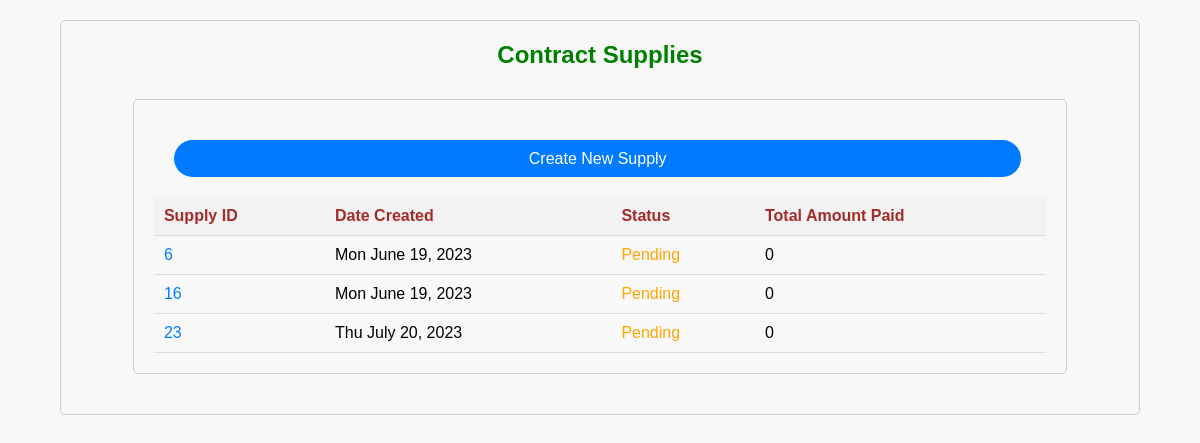
Screenshot of /profiles/contractSupplies.php?contractId=5 (signed in) with the database file from the repository.
### tables this page shows
CREATE TABLE `supply` (
  `supplyId` int(11) NOT NULL,
  `contractId` int(11) DEFAULT NULL,
  `dateCreated` timestamp NOT NULL DEFAULT current_timestamp(),
  `status` varchar(32) DEFAULT NULL
);

### configuration.php (called while the page is built)
<?php
$config = [
	'db_host' => 'localhost',
	'db_username' => 'root',
	'db_password' => '',
	'db_name' => 'drug_dispenser'
];
?>

### database.php (called while the page is built, shortened)
<?php
class Database {
	private $host;
	private $username;
	private $password;
	private $database;
	private $connection;
	public function __construct() {
		require_once 'configuration.php';
		$this->host = $config['db_host'];
		$this->username = $config['db_username'];
		$this->password = $config['db_password'];
		$this->database = $config['db_name'];
	}
	private function connect() {
		$this->connection = new mysqli($this->host, $this->username, $this->password, $this->database);
	}
	public function queryData($query, $values) {
		if (count($values) > 0) {
			$statement = $this->connection->prepare($query);
			$statement->bind_param(str_repeat('s', count($values)), ...$values);
			$statement->execute();
			$result = $statement->get_result();
			$rows = $result->fetch_all(MYSQLI_ASSOC);
		} else {
			$result = $this->connection->query($query);
			$rows = $result->fetch_all(MYSQLI_ASSOC);
		}
		return $rows;
	}
}
?>

### profiles/contractSupplies.php (the view, shortened to what this page needs)
<?php
require_once('../database.php');
?>
<!DOCTYPE html>
<html>
<head>
    <link rel = "stylesheet" href = "styles.css" type = "text/css">
</head>
<body>
    <div class = "container">
    <h2>Contract Supplies</h2>
<?php
if (isset($_GET['contractId'])) {
	$contractId = $_GET['contractId'];
	require_once '../database.php';
	$db = new Database();
	$query = "SELECT supply.*, SUM(supply_payment.amountCashed) AS totalAmountPaid,
		contract.pharmacyId, contract.pharmaceuticalId, pharmaceutical.name AS pharmaceuticalName
		FROM supply
		LEFT JOIN supply_payment ON supply.supplyId = supply_payment.supplyId
		INNER JOIN contract ON supply.contractId = contract.contractId
		LEFT JOIN pharmaceutical ON contract.pharmaceuticalId = pharmaceutical.pharmaceuticalId
		WHERE supply.contractId = ?
		GROUP BY supply.supplyId";
	$values = [$contractId];
	$supplies = $db->queryData($query, $values);
	echo "<link rel = 'stylesheet' type = 'text/css' href = 'styles.css'>";
	echo "<link rel='stylesheet' type='text/css' href='../administrator/styles.css'>";
	echo "<div class = 'container'>";
	echo "<a class = 'button-pill' id = 'view-prescriptions' href='createSupply.php?contractId=$contractId'>Create New Supply</a>";
	echo '<table>';
	echo '<thead>';
	echo '<tr>';
	echo '<th>Supply ID</th>';
	echo '<th>Date Created</th>';
	echo '<th>Status</th>';
	echo '<th>Total Amount Paid</th>';
	echo '</tr>';
	echo '</thead>';
	echo '<tbody>';
	foreach ($supplies as $supply) {
		$supplyId = $supply['supplyId'];
		$dateCreated = $supply['dateCreated'];
		$status = $supply['status'];
		$totalAmountPaid = $supply['totalAmountPaid'] ?? 0;
		$formattedDate = "<script>document.write(moment('" . $dateCreated . "').format('ddd MMMM D, YYYY'));</script>";
		$statusClass = ($status === 'paid') ? 'status-paid' : 'status-pending';
		echo '<tr>';
		echo '<td><a href="../profiles/supplyProfile.php?supplyId=' . $supplyId . '">' . $supplyId . '</a></td>';
		echo '<td>' . $formattedDate . '</td>';
		echo '<td class="' . $statusClass . '">' . $status . '</td>';
		echo '<td>' . $totalAmountPaid . '</td>';
		echo '</tr>';
	}
	echo '</tbody>';
	echo '</table>';
	echo '</div>';
} else {
	echo '<p>No contract ID provided.</p>';
}
?>
</div>
</body>
</html>

### profiles/styles.css (style rules this page uses)
* { margin: 0; padding: 0; box-sizing: border-box; }
body { font-family: Arial, sans-serif; background-color: #f5f5f5; padding: 20px; }
h2 { color: brown; text-align: center; margin-bottom: 30px; }
.container { border: 1px solid #ccc; }
.status-pending { color: #FFA500; }
.button-pill { display: inline-block; padding: 0.6em 1em; border-radius: 50px; background-color: #007bff; color: #fff; text-decoration: none; transition: background-color 0.3s ease; }
#view-prescriptions { width: 95%; text-align: center; margin: 20px; }

### administrator/styles.css (style rules this page uses)
body { font-family: Arial, sans-serif; margin: 0; background-color: #f8f8f8; padding: 0; }
.container { max-width: 90%; width: 90%; margin: 20px auto; padding: 20px; background-color: #f8f8f8; border-radius: 5px; }
h2 { color: green; }
table { width: 100%; border-collapse: collapse; }
th, td { padding: 10px; text-align: left; border-bottom: 1px solid #ddd; }
th { color: brown; }
th { background-color: #f2f2f2; }
tr:nth-child(even) { background-color: #f9f9f9; }
td a { text-decoration: none; color: #007bff; transition: color 0.3s; }

### profiles/contractSupplies.php (style rules this page uses)
.status-pending { color: red; }

### rows the page displays
supply: supplyId "6", status "Pending", totalAmountPaid "0"
supply: supplyId "16", status "Pending", totalAmountPaid "0"
supply: supplyId "23", status "Pending", totalAmountPaid "0"
